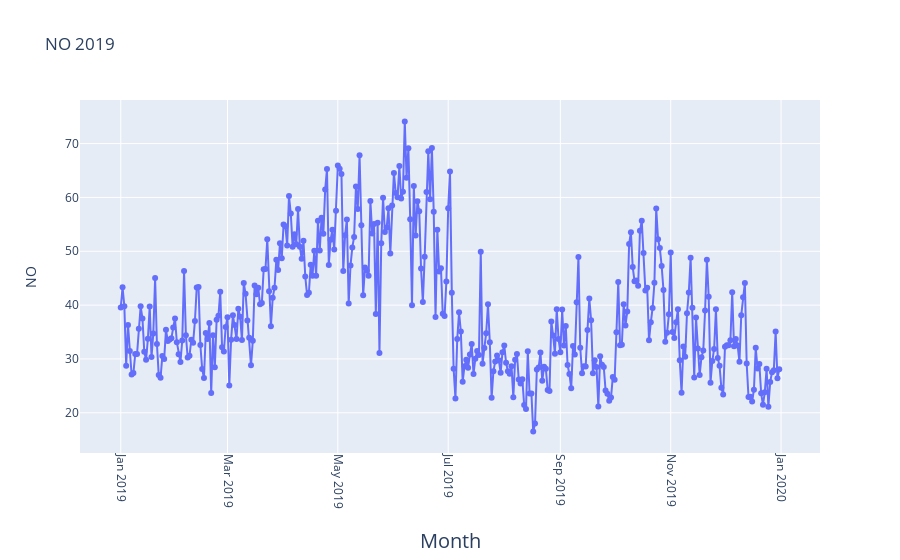

Notebook source saved alongside this figure:
### Code cell
#2019
fig = go.Figure(go.Scatter(
    mode = "lines+markers",
    y = aqi_level_19.iloc[:,2],
    x = aqi_level_19.iloc[:,1]))
fig.update_xaxes(
        tickangle = 90,
        title_text = "Month",
        title_font = {"size": 20},
        title_standoff = 25)

fig.update_yaxes(
        title_text = "NO",
        title_standoff = 25)
fig.update_layout(title_text="NO 2019")

fig.show()

### Figure 1 — Plotly figure (JSON) as saved in the notebook; plotly's stock layout.template omitted (floating-point values rounded to 4 significant figures; data arrays with more than 128 entries replaced by an {"elided": "..."} marker saying what was removed)
{"data": [{"mode": "lines+markers", "type": "scatter", "x": {"elided": "365 str values"}, "y": {"elided": "365 float values"}}], "layout": {"title": {"text": "NO 2019"}, "xaxis": {"tickangle": 90, "title": {"font": {"size": 20}, "standoff": 25, "text": "Month"}}, "yaxis": {"title": {"standoff": 25, "text": "NO"}}}}
